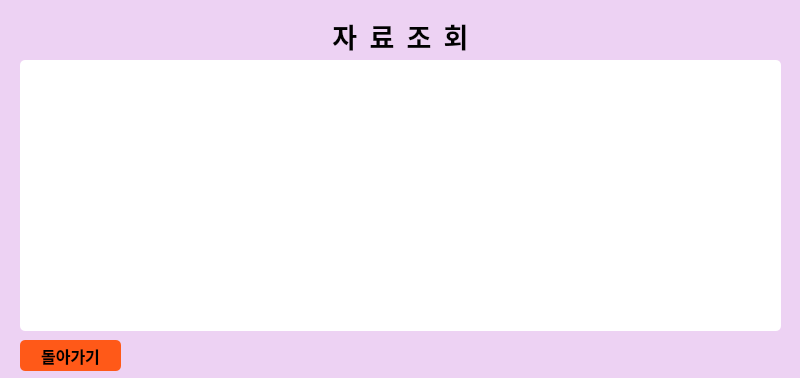
<?xml version="1.0" encoding="UTF-8"?>
<ui version="4.0">
 <class>Dialog</class>
 <widget class="QDialog" name="Dialog">
  <property name="geometry">
   <rect>
    <x>0</x>
    <y>0</y>
    <width>800</width>
    <height>378</height>
   </rect>
  </property>
  <property name="windowTitle">
   <string>Dialog</string>
  </property>
  <widget class="QLabel" name="label">
   <property name="geometry">
    <rect>
     <x>0</x>
     <y>0</y>
     <width>811</width>
     <height>421</height>
    </rect>
   </property>
   <property name="styleSheet">
    <string notr="true">background-color : #EDD2F3;</string>
   </property>
   <property name="text">
    <string/>
   </property>
   <property name="indent">
    <number>-1</number>
   </property>
  </widget>
  <widget class="QPushButton" name="goBackBtn">
   <property name="geometry">
    <rect>
     <x>20</x>
     <y>340</y>
     <width>101</width>
     <height>31</height>
    </rect>
   </property>
   <property name="font">
    <font>
     <family>Noto Sans CJK KR Black</family>
     <pointsize>12</pointsize>
     <weight>75</weight>
     <bold>true</bold>
    </font>
   </property>
   <property name="styleSheet">
    <string notr="true">background-color : rgb(255, 89, 24);
border-radius : 5px;</string>
   </property>
   <property name="text">
    <string>돌아가기</string>
   </property>
  </widget>
  <widget class="QLabel" name="voteLabel">
   <property name="geometry">
    <rect>
     <x>0</x>
     <y>0</y>
     <width>801</width>
     <height>71</height>
    </rect>
   </property>
   <property name="font">
    <font>
     <family>Noto Sans CJK KR Black</family>
     <pointsize>20</pointsize>
     <weight>75</weight>
     <bold>true</bold>
    </font>
   </property>
   <property name="text">
    <string>자  료  조  회</string>
   </property>
   <property name="alignment">
    <set>Qt::AlignCenter</set>
   </property>
  </widget>
  <widget class="QListWidget" name="achieveList">
   <property name="geometry">
    <rect>
     <x>20</x>
     <y>60</y>
     <width>761</width>
     <height>271</height>
    </rect>
   </property>
   <property name="font">
    <font>
     <family>Noto Sans CJK KR Black</family>
     <weight>75</weight>
     <bold>true</bold>
    </font>
   </property>
   <property name="styleSheet">
    <string notr="true">border-radius : 5px;
background-color : #ffffff;
border-color : #000000;</string>
   </property>
  </widget>
 </widget>
 <resources/>
 <connections/>
</ui>
